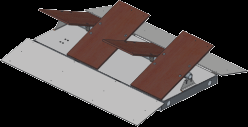
#> input picture python/AutoSelect4237/img/2016/defenses/ChevalDeFrise.png, 248 x 127 px
$ python -i GripPipeline.py   (imports and definitions only)   (older library calls are emulated)
#> lines starting #> are read from the running program, lines starting #| are printed output that depends on the picture
#> further down, picture is the input picture: shape (127, 248, 3); mean B, G, R 65, 66.5, 73.7
import cv2
import numpy
import math
#from enum import Enum

class GripPipeline:
    """
    An OpenCV pipeline generated by GRIP.
    """

    def __init__(self, hue=[51.0, 99.0], saturation=[198.0, 255.0], luminance=[40.0, 113.0]):
        """initializes all values to presets or None if need to be set
        """

        self.__resize_image_width = 320.0
        self.__resize_image_height = 240.0
        self.__resize_image_interpolation = cv2.INTER_CUBIC

        self.resize_image_output = None

        self.__hsl_threshold_input = self.resize_image_output
        self.__hsl_threshold_hue = hue
        self.__hsl_threshold_saturation = saturation
        self.__hsl_threshold_luminance = luminance

        self.hsl_threshold_output = None

        self.__find_contours_input = self.hsl_threshold_output
        self.__find_contours_external_only = False

        self.find_contours_output = None

        self.__filter_contours_contours = self.find_contours_output
        self.__filter_contours_min_area = 15.0
        self.__filter_contours_min_perimeter = 0.0
        self.__filter_contours_min_width = 0.0
        self.__filter_contours_max_width = 1000.0
        self.__filter_contours_min_height = 0.0
        self.__filter_contours_max_height = 1000.0
        self.__filter_contours_solidity = [0, 100]
        self.__filter_contours_max_vertices = 1000000.0
        self.__filter_contours_min_vertices = 0.0
        self.__filter_contours_min_ratio = 0.0
        self.__filter_contours_max_ratio = 1000.0

        self.filter_contours_output = None


    def process(self, source0):
        """
        Runs the pipeline and sets all outputs to new values.
        """
        # Step Resize_Image0:
        self.__resize_image_input = source0
        (self.resize_image_output) = self.__resize_image(self.__resize_image_input, self.__resize_image_width, self.__resize_image_height, self.__resize_image_interpolation)
        #print "Writing /mnt/usb/step1_" + str(idNum) + ".jpg"
        #cv2.imwrite("/mnt/usb/step1_" + str(idNum) + ".jpg", self.resize_image_output )

        # Step HSL_Threshold0:
        self.__hsl_threshold_input = self.resize_image_output
        (self.hsl_threshold_output) = self.__hsl_threshold(self.__hsl_threshold_input, self.__hsl_threshold_hue, self.__hsl_threshold_saturation, self.__hsl_threshold_luminance)
        #print "Writing /mnt/usb/step2_" + str(idNum) + ".jpg"
        #cv2.imwrite("/mnt/usb/step2_" + str(idNum) + ".jpg", self.hsl_threshold_output )

        # Step Find_Contours0:
        self.__find_contours_input = self.hsl_threshold_output
        (self.find_contours_output) = self.__find_contours(self.__find_contours_input, self.__find_contours_external_only)

        # Step Filter_Contours0:
        self.__filter_contours_contours = self.find_contours_output

        (self.filter_contours_output) = self.__filter_contours(self.__filter_contours_contours, self.__filter_contours_min_area, self.__filter_contours_min_perimeter, self.__filter_contours_min_width, self.__filter_contours_max_width, self.__filter_contours_min_height, self.__filter_contours_max_height, self.__filter_contours_solidity, self.__filter_contours_max_vertices, self.__filter_contours_min_vertices, self.__filter_contours_min_ratio, self.__filter_contours_max_ratio)


    @staticmethod
    def __resize_image(input, width, height, interpolation):
        """Scales and image to an exact size.
        Args:
            input: A numpy.ndarray.
            Width: The desired width in pixels.
            Height: The desired height in pixels.
            interpolation: Opencv enum for the type fo interpolation.
        Returns:
            A numpy.ndarray of the new size.
        """
#> called with width = 320, height = 240, interpolation = 2
        return cv2.resize(input, ((int)(width), (int)(height)), 0, 0, interpolation)
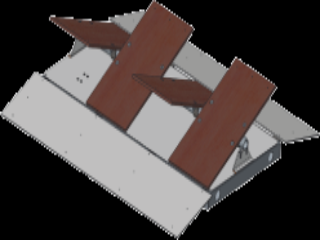
#> returned value: shape (240, 320, 3); mean of channels 0, 1, 2 65, 66.4, 73.7; drawn as B, G, R

    @staticmethod
    def __hsl_threshold(input, hue, sat, lum):
        """Segment an image based on hue, saturation, and luminance ranges.
        Args:
            input: A BGR numpy.ndarray.
            hue: A list of two numbers the are the min and max hue.
            sat: A list of two numbers the are the min and max saturation.
            lum: A list of two numbers the are the min and max luminance.
        Returns:
            A black and white numpy.ndarray.
        """
        out = cv2.cvtColor(input, cv2.COLOR_BGR2HLS)
#> out: shape (240, 320, 3); mean of channels 0, 1, 2 17.4, 69.5, 15.6
        #print out
        return cv2.inRange(out, (hue[0], lum[0], sat[0]),  (hue[1], lum[1], sat[1]))
#> returned value: shape (240, 320); every value is 0

    @staticmethod
    def __find_contours(input, external_only):
        """Sets the values of pixels in a binary image to their distance to the nearest black pixel.
        Args:
            input: A numpy.ndarray.
            external_only: A boolean. If true only external contours are found.
        Return:
            A list of numpy.ndarray where each one represents a contour.
        """
        if(external_only):
            mode = cv2.RETR_EXTERNAL
        else:
            mode = cv2.RETR_LIST
        method = cv2.CHAIN_APPROX_SIMPLE
        im2, contours, hierarchy =cv2.findContours(input, mode=mode, method=method)
        return contours

    @staticmethod
    def __filter_contours(input_contours, min_area, min_perimeter, min_width, max_width,
                        min_height, max_height, solidity, max_vertex_count, min_vertex_count,
                        min_ratio, max_ratio):
        """Filters out contours that do not meet certain criteria.
        Args:
            input_contours: Contours as a list of numpy.ndarray.
            min_area: The minimum area of a contour that will be kept.
            min_perimeter: The minimum perimeter of a contour that will be kept.
            min_width: Minimum width of a contour.
            max_width: MaxWidth maximum width.
            min_height: Minimum height.
            max_height: Maximimum height.
            solidity: The minimum and maximum solidity of a contour.
            min_vertex_count: Minimum vertex Count of the contours.
            max_vertex_count: Maximum vertex Count.
            min_ratio: Minimum ratio of width to height.
            max_ratio: Maximum ratio of width to height.
        Returns:
            Contours as a list of numpy.ndarray.
        """
#> called with min_area = 15, min_perimeter = 0, min_width = 0, max_width = 1000, min_height = 0, max_height = 1000, max_vertex_count = 1000000, min_vertex_count = 0
        output = []

        for contour in input_contours:
            x,y,w,h = cv2.boundingRect(contour)
            '''
            if (w < min_width or w > max_width):
                continue
            if (h < min_height or h > max_height):
                continue
            '''
            area = cv2.contourArea(contour)
            if (area < min_area):
                continue

            '''
            if (cv2.arcLength(contour, True) < min_perimeter):
                continue

            hull = cv2.convexHull(contour)

            contourArea = cv2.contourArea(hull)
            if contourArea != 0:
                solid = 100.0 * (float)(area) / contourArea
            else:
                continue
            #else: return []

            if (solid < solidity[0] or solid > solidity[1]):
                continue
            if (len(contour) < min_vertex_count or len(contour) > max_vertex_count):
                continue
            if h != 0:
                ratio = (float)(w) / h
            else:
                continue
            if (ratio < min_ratio or ratio > max_ratio):
                continue
                '''
            output.append(contour)
            #print output

        return output

>>> import cv2
>>> picture = cv2.imread('../../AutoSelect4237/img/2016/defenses/ChevalDeFrise.png')
>>> result = GripPipeline().process(picture)

$ run again, on python/AutoSelect4237/img/2016/defenses/Drawbridge.png
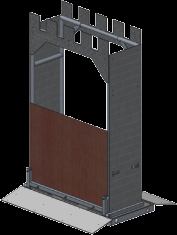
#> input picture python/AutoSelect4237/img/2016/defenses/Drawbridge.png, 177 x 235 px
#> picture is the input picture: shape (235, 177, 3); mean B, G, R 44.6, 44.8, 48.6
#> in __resize_image, `return cv2.resize(input, ((int)(width), (int)(height)), 0, 0, interpol..`:
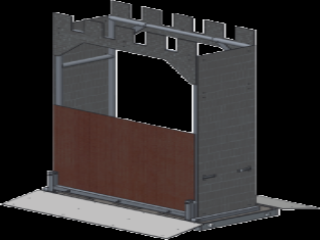
#> returned value: shape (240, 320, 3); mean of channels 0, 1, 2 44.5, 44.7, 48.5; drawn as B, G, R
#> out: shape (240, 320, 3); mean of channels 0, 1, 2 37.6, 46.6, 12.7
